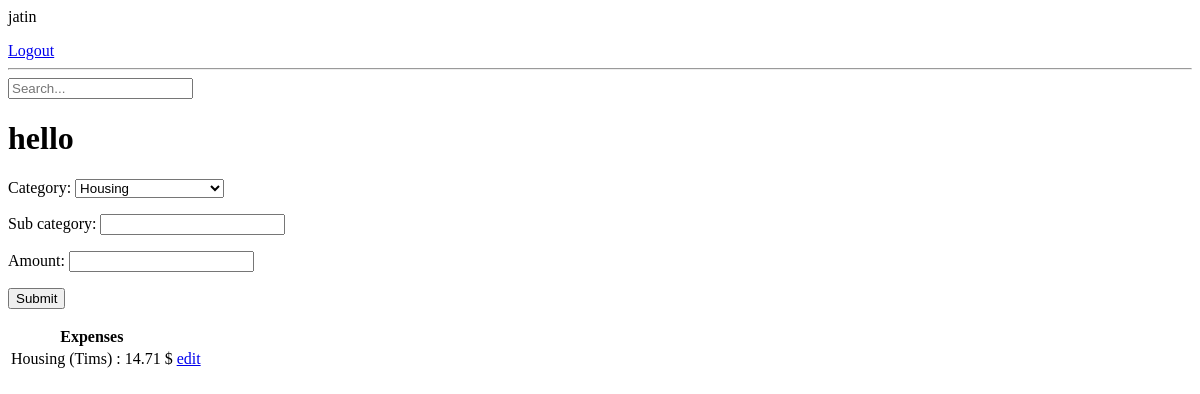
The app's page / (signed in), older data.
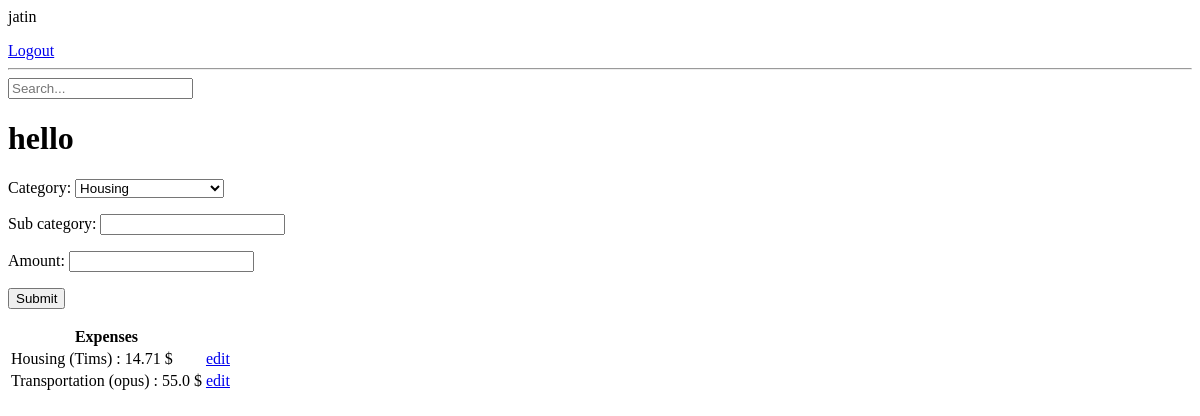
The same page, newer data.
### base/models.py (models this page shows)
class Expense(models.Model):
    user = models.ForeignKey(User, on_delete=models.CASCADE)
    category_choices = [
        ("Housing", "Housing"),
        ("Transportation", "Transportation"),
        ("Food", "Food"),
        ("Utilities", "Utilities"),
        ("Insurance", "Insurance"),
        ("Medical", "Medical & Healthcare"),
        ("Debt", "Dept Payments"),
        ("Personal", "Personal Spending")]
    category = models.CharField(max_length=15, choices=category_choices, default="housing")
    sub_category = models.CharField(max_length=200)
    amount = models.FloatField(validators=[validate_positive])
    date = models.DateField(auto_now_add=True)
    def __str__(self):
        return self.category + " (" + self.sub_category + ") " ": " + str(self.amount) + " $"
    class Meta:
        ordering = ["date"]

### base/views.py (the view, shortened to what this page needs)
# urls.py: path('', ExpenseListView.as_view(), name = 'Expense-list-view'),
class ExpenseListView(LoginRequiredMixin, CreateView, ListView):
    model = Expense
    fields = ['category', 'sub_category', 'amount']
    template_name = 'base/expense.html'
    success_url = reverse_lazy('Expense-list-view')
    def get_context_data(self, **kwargs):
        context = super().get_context_data(**kwargs)
        context['object_list'] = context['object_list'].filter(user=self.request.user)
        return context

### base/templates/base/Expense.html (shortened to what this page needs)
{% if request.user.is_authenticated %}
<p>{{request.user}}</p>
<a href = "{% url 'Expense-logout-view' %}"> Logout</a>
{% else %}
<a href = "{% url 'Expense-login-view' %}">Login</a>
{% endif %}
<hr>
<form action ="{% url 'Expense-search-view' %}" method="GET">
    <input name="q" type="text" placeholder="Search...">
</form>
<h1>hello</h1>
<form method="POST" action="">
    {{form.as_p}}
    <input type="submit" value="Submit">
</form>
<table>
    <tr>
        <th>Expenses</th>
    </tr>
    {%for Expense in object_list%}
    <tr>
        <td>{{Expense}}</td>
        <td><a href = "{% url 'Expense-update-view' Expense.id %}">edit</a></td>
    </tr>
    {% endfor %}
</table>

Row changes from the older to the newer data that the page shows:
added Expense: category+sub_category+amount "Transportation (opus) : 55.0 $"
